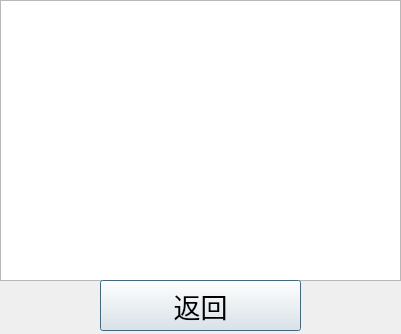
<?xml version="1.0" encoding="UTF-8"?>
<ui version="4.0">
 <class>Dialog</class>
 <widget class="QDialog" name="Dialog">
  <property name="geometry">
   <rect>
    <x>0</x>
    <y>0</y>
    <width>401</width>
    <height>334</height>
   </rect>
  </property>
  <property name="windowTitle">
   <string>Dialog</string>
  </property>
  <widget class="QTextBrowser" name="textBrowser">
   <property name="geometry">
    <rect>
     <x>0</x>
     <y>0</y>
     <width>401</width>
     <height>281</height>
    </rect>
   </property>
   <property name="font">
    <font>
     <pointsize>10</pointsize>
    </font>
   </property>
  </widget>
  <widget class="QPushButton" name="pushButton_back">
   <property name="geometry">
    <rect>
     <x>100</x>
     <y>280</y>
     <width>201</width>
     <height>51</height>
    </rect>
   </property>
   <property name="font">
    <font>
     <pointsize>20</pointsize>
    </font>
   </property>
   <property name="text">
    <string>返回</string>
   </property>
  </widget>
 </widget>
 <resources/>
 <connections/>
</ui>
